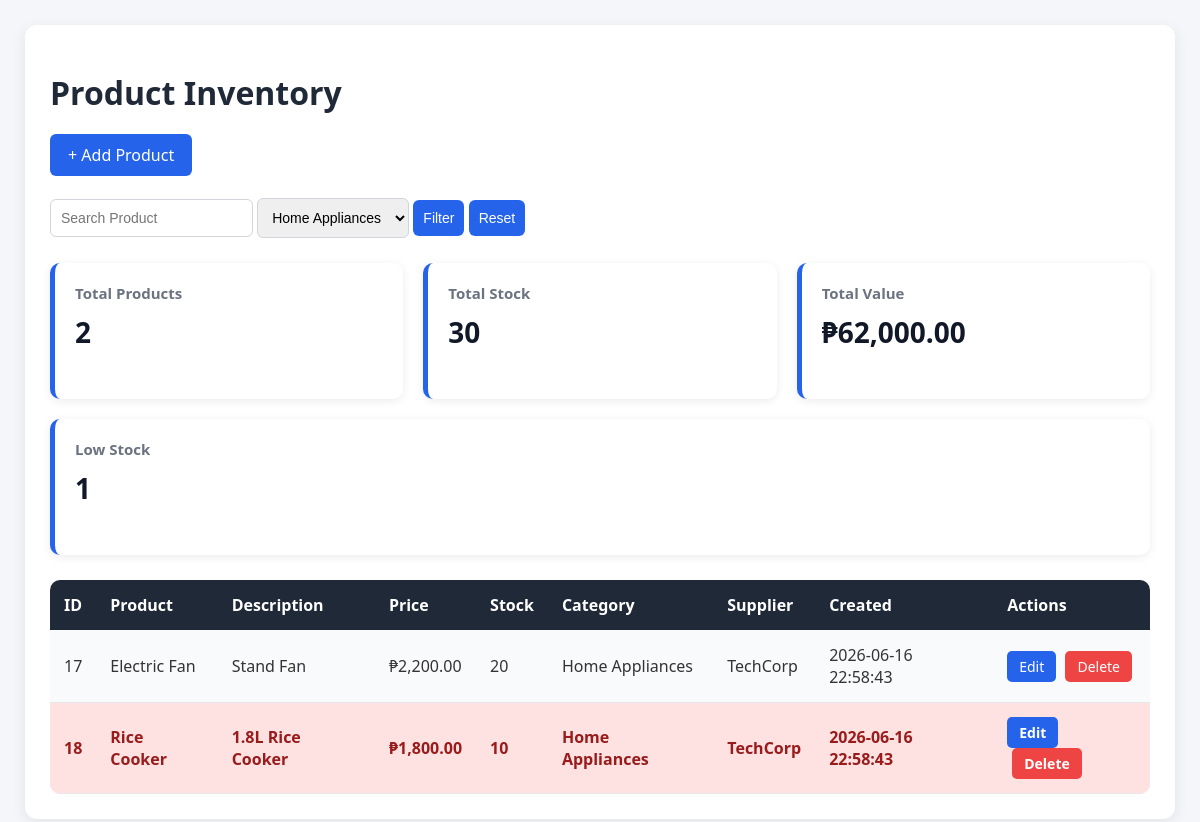
Screenshot of /index.php?category=5 with the database file from the repository.
### tables this page shows
CREATE TABLE `products` (
  `id` int(11) NOT NULL,
  `name` varchar(150) NOT NULL,
  `description` text DEFAULT NULL,
  `price` decimal(10,2) NOT NULL,
  `stock` int(11) NOT NULL DEFAULT 0,
  `category_id` int(11) NOT NULL,
  `supplier_id` int(11) NOT NULL,
  `created_at` timestamp NOT NULL DEFAULT current_timestamp()
);

CREATE TABLE `categories` (
  `id` int(11) NOT NULL,
  `name` varchar(100) NOT NULL
);

CREATE TABLE `suppliers` (
  `id` int(11) NOT NULL,
  `name` varchar(100) NOT NULL,
  `contact_person` varchar(100) DEFAULT NULL,
  `phone` varchar(20) DEFAULT NULL
);

### index.php (the view, shortened to what this page needs)
<?php
include 'config.php';
$search = $_GET['search'] ?? '';
$category = $_GET['category'] ?? '';
$categories = $conn->query("
    SELECT id, name
    FROM categories
    ORDER BY name
");
$sql = "
SELECT
    p.id,
    p.name AS product_name,
    p.description,
    p.price,
    p.stock,
    p.category_id,
    p.supplier_id,
    p.created_at,
    c.name AS category,
    s.name AS supplier
FROM products p
JOIN categories c ON p.category_id = c.id
JOIN suppliers s ON p.supplier_id = s.id
WHERE 1=1
";
if (!empty($category)) {
    $category_safe = (int)$category;
    $sql .= " AND c.id = $category_safe";
}
$sql .= " ORDER BY p.id ASC";
$result = $conn->query($sql);
$statsSql = "
SELECT
    COUNT(*) AS total_products,
    SUM(stock) AS total_stock,
    SUM(price * stock) AS total_value,
    SUM(CASE WHEN stock < 20 THEN 1 ELSE 0 END) AS low_stock
FROM products p
JOIN categories c ON p.category_id = c.id
WHERE 1=1
";
if (!empty($category)) {
    $statsSql .= " AND c.id = $category_safe";
}
$stats = $conn->query($statsSql)->fetch_assoc();
?>
<!DOCTYPE html>
<html>
<head>
    <link rel="stylesheet" href="style.css">
</head>
<body>
<div class="container">
    <h1>Product Inventory</h1>
    <a href="add.php" class="add-btn">
        + Add Product
    </a>
    <br><br>
    <form method="GET">
        <input
            type="text"
            name="search"
            placeholder="Search Product"
            value="<?= htmlspecialchars($search) ?>"
        >
        <select name="category">
            <?php
            $categories->data_seek(0);
            while($cat = $categories->fetch_assoc()):
            ?>
            <option
                value="<?= $cat['id'] ?>"
                <?= ($category == $cat['id']) ? 'selected' : '' ?>
            >
                <?= $cat['name'] ?>
            </option>
            <?php endwhile; ?>
        </select>
        <button type="submit">
            Filter
        </button>
        <a href="index.php">
            <button type="button">
                Reset
            </button>
        </a>
    </form>
    <div class="cards">
        <div class="card">
            <h3>Total Products</h3>
            <p><?= $stats['total_products'] ?? 0 ?></p>
        </div>
        <div class="card">
            <h3>Total Stock</h3>
            <p><?= $stats['total_stock'] ?? 0 ?></p>
        </div>
        <div class="card">
            <h3>Total Value</h3>
            <p>
                ₱<?= number_format($stats['total_value'] ?? 0, 2) ?>
            </p>
        </div>
        <div class="card">
            <h3>Low Stock</h3>
            <p><?= $stats['low_stock'] ?? 0 ?></p>
        </div>
    </div>
    <table>
        <tr>
            <th>ID</th>
            <th>Product</th>
            <th>Description</th>
            <th>Price</th>
            <th>Stock</th>
            <th>Category</th>
            <th>Supplier</th>
            <th>Created</th>
            <th>Actions</th>
        </tr>
        <?php while($row = $result->fetch_assoc()): ?>
        <tr class="<?= ($row['stock'] < 20) ? 'low-stock' : '' ?>">
            <td><?= $row['id'] ?></td>
            <td><?= htmlspecialchars($row['product_name']) ?></td>
            <td><?= htmlspecialchars($row['description']) ?></td>
            <td>
                ₱<?= number_format($row['price'], 2) ?>
            </td>
            <td><?= $row['stock'] ?></td>
            <td><?= htmlspecialchars($row['category']) ?></td>
            <td><?= htmlspecialchars($row['supplier']) ?></td>
            <td><?= $row['created_at'] ?></td>
            <td>
    <a href="edit.php?id=<?= $row['id'] ?>" class="btn edit-btn">
        Edit
    </a>
    <a href="delete.php?id=<?= $row['id'] ?>" class="btn delete-btn"
       onclick="return confirm('Delete this product?')">
        Delete
    </a>
</td>
        </tr>
        <?php endwhile; ?>
    </table>
</div>
</body>
</html>

### style.css (style rules this page uses)
body { font-family: 'Segoe UI', Arial, sans-serif; margin: 0; padding: 25px; background: #f4f6f9; color: #333; }
.container { max-width: 1300px; margin: auto; background: #ffffff; padding: 25px; border-radius: 12px; box-shadow: 0 4px 15px rgba(0,0,0,0.08); }
h1, h2 { color: #1f2937; margin-bottom: 20px; }
.add-btn { display: inline-block; padding: 10px 18px; background: #2563eb; color: white; text-decoration: none; border-radius: 6px; transition: .3s; }
input, select, button { padding: 10px; border: 1px solid #d1d5db; border-radius: 6px; font-size: 14px; }
button { background: #2563eb; color: white; border: none; cursor: pointer; }
.cards { display: flex; gap: 20px; flex-wrap: wrap; margin: 25px 0; }
.card { flex: 1; min-width: 220px; background: white; border-radius: 10px; padding: 20px; border-left: 5px solid #2563eb; box-shadow: 0 2px 10px rgba(0,0,0,.08); }
.card h3 { margin: 0; color: #6b7280; font-size: 15px; }
.card p { margin-top: 10px; font-size: 28px; font-weight: 700; color: #111827; }
table { width: 100%; border-collapse: collapse; background: white; border-radius: 10px; overflow: hidden; }
th { background: #1f2937; color: white; padding: 14px; text-align: left; }
td { padding: 14px; border-bottom: 1px solid #e5e7eb; }
tr:nth-child(even) { background: #f9fafb; }
.low-stock { background: #fee2e2 !important; color: #991b1b; font-weight: 600; }
.edit-btn { background:#2563eb; color:white; padding:6px 12px; text-decoration:none; border-radius:5px; }
.delete-btn { background: #ef4444; color: white; padding: 6px 12px; text-decoration: none; border-radius: 5px; margin-left: 5px; display: inline-block; transition: .3s; }
.btn { display: inline-block; padding: 6px 12px; border-radius: 5px; text-decoration: none; font-size: 14px; transition: .3s; }

### rows the page displays
products: id "17", name "Electric Fan", description "Stand Fan", price "2,200.00", stock "20", category.name "Home Appliances", supplier.name "TechCorp", created_at "2026-06-16 22:58:43"
products: id "18", name "Rice Cooker", description "1.8L Rice Cooker", price "1,800.00", stock "10", category.name "Home Appliances", supplier.name "TechCorp", created_at "2026-06-16 22:58:43"

### other values shown
$stats['total_products'] "2"
$stats['total_stock'] "30"
$stats['total_value'] "62,000.00"
$stats['low_stock'] "1"
form field category "Home Appliances"
